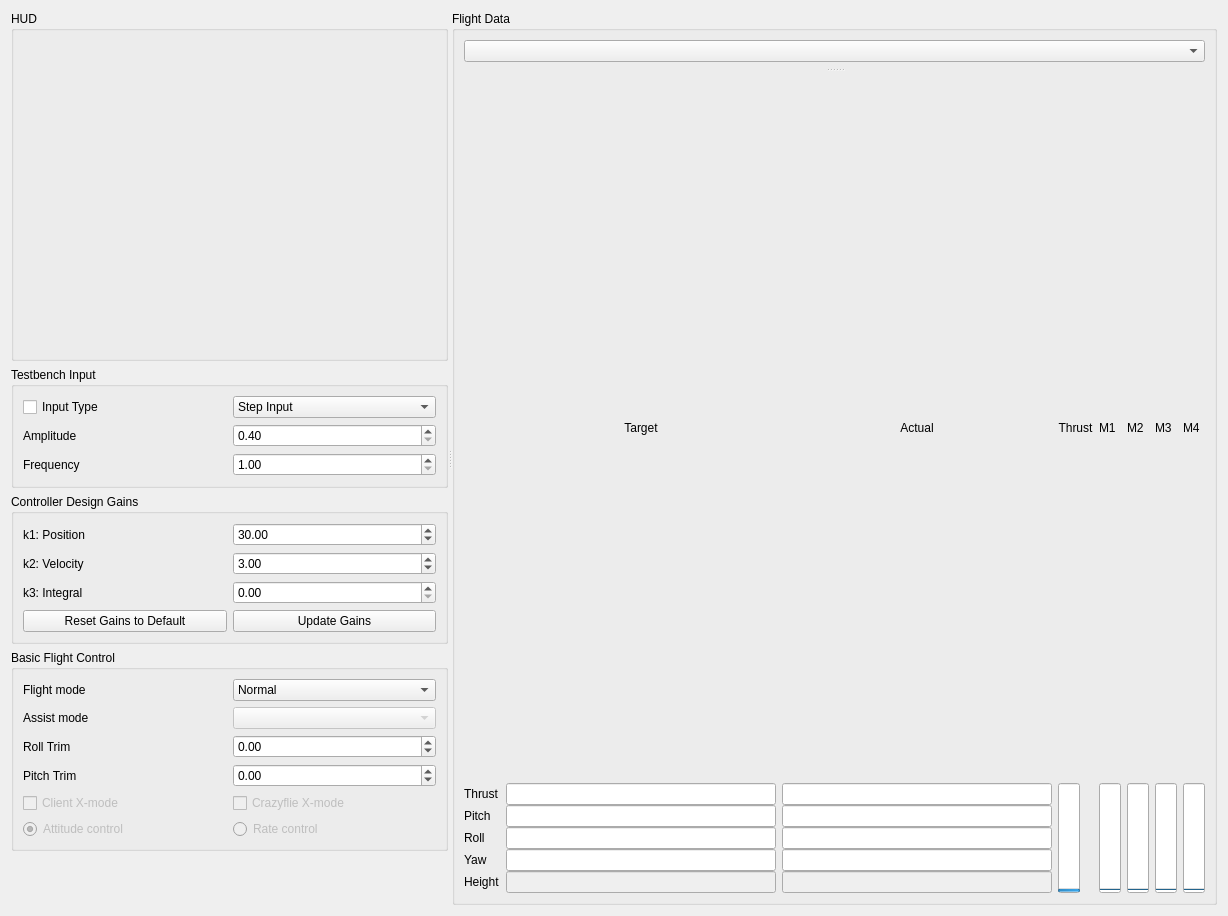
<?xml version="1.0" encoding="UTF-8"?>
<ui version="4.0">
 <class>Form</class>
 <widget class="QWidget" name="Form">
  <property name="geometry">
   <rect>
    <x>0</x>
    <y>0</y>
    <width>1228</width>
    <height>916</height>
   </rect>
  </property>
  <property name="windowTitle">
   <string>Form</string>
  </property>
  <layout class="QHBoxLayout" name="horizontalLayout">
   <item>
    <widget class="QSplitter" name="splitter_2">
     <property name="orientation">
      <enum>Qt::Horizontal</enum>
     </property>
     <widget class="QWidget" name="layoutWidget">
      <layout class="QVBoxLayout" name="verticalLayout">
       <property name="sizeConstraint">
        <enum>QLayout::SetMaximumSize</enum>
       </property>
       <item>
        <widget class="QGroupBox" name="verticalGroupBox">
         <property name="sizePolicy">
          <sizepolicy hsizetype="Preferred" vsizetype="Expanding">
           <horstretch>0</horstretch>
           <verstretch>0</verstretch>
          </sizepolicy>
         </property>
         <property name="minimumSize">
          <size>
           <width>0</width>
           <height>350</height>
          </size>
         </property>
         <property name="title">
          <string>HUD</string>
         </property>
         <layout class="QVBoxLayout" name="verticalLayout_2"/>
        </widget>
       </item>
       <item>
        <widget class="QGroupBox" name="horizontalGroupBox">
         <property name="title">
          <string>Testbench Input</string>
         </property>
         <layout class="QHBoxLayout" name="horizontalLayout_5">
          <property name="leftMargin">
           <number>9</number>
          </property>
          <property name="topMargin">
           <number>9</number>
          </property>
          <property name="rightMargin">
           <number>9</number>
          </property>
          <property name="bottomMargin">
           <number>9</number>
          </property>
          <item>
           <layout class="QGridLayout" name="gridLayout_8">
            <item row="0" column="1">
             <widget class="QComboBox" name="inputTypeComboBox">
              <property name="currentText">
               <string>Step Input</string>
              </property>
              <property name="currentIndex">
               <number>0</number>
              </property>
              <item>
               <property name="text">
                <string>Step Input</string>
               </property>
              </item>
              <item>
               <property name="text">
                <string>Sine Wave Input</string>
               </property>
              </item>
              <item>
               <property name="text">
                <string>Ramp Input</string>
               </property>
              </item>
             </widget>
            </item>
            <item row="2" column="0">
             <widget class="QLabel" name="label_10">
              <property name="text">
               <string>Amplitude</string>
              </property>
             </widget>
            </item>
            <item row="0" column="0">
             <widget class="QCheckBox" name="referenceHeightCheckbox">
              <property name="text">
               <string>Input Type</string>
              </property>
             </widget>
            </item>
            <item row="2" column="1">
             <widget class="QDoubleSpinBox" name="stepHeightCombo">
              <property name="minimum">
               <double>0.400000000000000</double>
              </property>
              <property name="maximum">
               <double>1.400000000000000</double>
              </property>
              <property name="singleStep">
               <double>0.100000000000000</double>
              </property>
              <property name="value">
               <double>0.400000000000000</double>
              </property>
             </widget>
            </item>
            <item row="3" column="0">
             <widget class="QLabel" name="label_18">
              <property name="text">
               <string>Frequency</string>
              </property>
             </widget>
            </item>
            <item row="3" column="1">
             <widget class="QDoubleSpinBox" name="frequencyCombo">
              <property name="minimum">
               <double>1.000000000000000</double>
              </property>
              <property name="maximum">
               <double>5.000000000000000</double>
              </property>
              <property name="singleStep">
               <double>0.100000000000000</double>
              </property>
             </widget>
            </item>
           </layout>
          </item>
         </layout>
        </widget>
       </item>
       <item>
        <widget class="QGroupBox" name="horizontalGroupBox_2">
         <property name="title">
          <string>Controller Design Gains</string>
         </property>
         <layout class="QHBoxLayout" name="horizontalLayout_4">
          <property name="leftMargin">
           <number>9</number>
          </property>
          <property name="topMargin">
           <number>9</number>
          </property>
          <property name="rightMargin">
           <number>9</number>
          </property>
          <property name="bottomMargin">
           <number>9</number>
          </property>
          <item>
           <layout class="QGridLayout" name="gridLayout_2">
            <item row="0" column="0">
             <widget class="QLabel" name="label">
              <property name="text">
               <string>k1: Position</string>
              </property>
             </widget>
            </item>
            <item row="1" column="0">
             <widget class="QLabel" name="label_7">
              <property name="text">
               <string>k2: Velocity</string>
              </property>
             </widget>
            </item>
            <item row="0" column="1">
             <widget class="QDoubleSpinBox" name="k1Combo">
              <property name="maximum">
               <double>50.000000000000000</double>
              </property>
              <property name="singleStep">
               <double>0.100000000000000</double>
              </property>
              <property name="value">
               <double>30.000000000000000</double>
              </property>
             </widget>
            </item>
            <item row="2" column="0">
             <widget class="QLabel" name="label_8">
              <property name="text">
               <string>k3: Integral</string>
              </property>
             </widget>
            </item>
            <item row="1" column="1">
             <widget class="QDoubleSpinBox" name="k2Combo">
              <property name="maximum">
               <double>50.000000000000000</double>
              </property>
              <property name="singleStep">
               <double>0.100000000000000</double>
              </property>
              <property name="value">
               <double>3.000000000000000</double>
              </property>
             </widget>
            </item>
            <item row="2" column="1">
             <widget class="QDoubleSpinBox" name="k3Combo">
              <property name="maximum">
               <double>50.000000000000000</double>
              </property>
             </widget>
            </item>
            <item row="3" column="1">
             <widget class="QPushButton" name="updateGainsBtn">
              <property name="autoFillBackground">
               <bool>false</bool>
              </property>
              <property name="text">
               <string>Update Gains</string>
              </property>
             </widget>
            </item>
            <item row="3" column="0">
             <widget class="QPushButton" name="resetGainsBtn">
              <property name="text">
               <string>Reset Gains to Default</string>
              </property>
             </widget>
            </item>
           </layout>
          </item>
         </layout>
        </widget>
       </item>
       <item>
        <widget class="QGroupBox" name="groupBox_2">
         <property name="sizePolicy">
          <sizepolicy hsizetype="Preferred" vsizetype="Preferred">
           <horstretch>0</horstretch>
           <verstretch>0</verstretch>
          </sizepolicy>
         </property>
         <property name="minimumSize">
          <size>
           <width>160</width>
           <height>0</height>
          </size>
         </property>
         <property name="maximumSize">
          <size>
           <width>16777215</width>
           <height>16777215</height>
          </size>
         </property>
         <property name="title">
          <string>Basic Flight Control</string>
         </property>
         <layout class="QHBoxLayout" name="horizontalLayout_3">
          <item>
           <layout class="QGridLayout" name="gridLayout_3">
            <item row="1" column="1">
             <widget class="QComboBox" name="flightModeCombo">
              <property name="minimumSize">
               <size>
                <width>0</width>
                <height>0</height>
               </size>
              </property>
              <property name="toolTip">
               <string>&lt;html&gt;&lt;head/&gt;&lt;body&gt;&lt;p&gt;Select what flightmode to use:&lt;/p&gt;&lt;p&gt; * Safe prevents crashing&lt;/p&gt;&lt;p&gt; * Crazy does not prevent crashing :)&lt;/p&gt;&lt;/body&gt;&lt;/html&gt;</string>
              </property>
              <property name="editable">
               <bool>false</bool>
              </property>
              <property name="currentIndex">
               <number>0</number>
              </property>
              <item>
               <property name="text">
                <string>Normal</string>
               </property>
              </item>
              <item>
               <property name="text">
                <string>Advanced</string>
               </property>
              </item>
             </widget>
            </item>
            <item row="0" column="1">
             <spacer name="verticalSpacer_3">
              <property name="orientation">
               <enum>Qt::Vertical</enum>
              </property>
              <property name="sizeType">
               <enum>QSizePolicy::Maximum</enum>
              </property>
              <property name="sizeHint" stdset="0">
               <size>
                <width>0</width>
                <height>0</height>
               </size>
              </property>
             </spacer>
            </item>
            <item row="2" column="0">
             <widget class="QLabel" name="label_5">
              <property name="text">
               <string>Assist mode</string>
              </property>
             </widget>
            </item>
            <item row="2" column="1">
             <widget class="QComboBox" name="_assist_mode_combo">
              <property name="enabled">
               <bool>false</bool>
              </property>
             </widget>
            </item>
            <item row="3" column="0">
             <widget class="QLabel" name="label_2">
              <property name="text">
               <string>Roll Trim</string>
              </property>
             </widget>
            </item>
            <item row="3" column="1">
             <widget class="QDoubleSpinBox" name="targetCalRoll">
              <property name="minimum">
               <double>-20.000000000000000</double>
              </property>
              <property name="maximum">
               <double>20.000000000000000</double>
              </property>
              <property name="singleStep">
               <double>0.200000000000000</double>
              </property>
             </widget>
            </item>
            <item row="4" column="1">
             <widget class="QDoubleSpinBox" name="targetCalPitch">
              <property name="minimum">
               <double>-20.000000000000000</double>
              </property>
              <property name="maximum">
               <double>20.000000000000000</double>
              </property>
              <property name="singleStep">
               <double>0.200000000000000</double>
              </property>
             </widget>
            </item>
            <item row="4" column="0">
             <widget class="QLabel" name="label_3">
              <property name="text">
               <string>Pitch Trim</string>
              </property>
             </widget>
            </item>
            <item row="1" column="0">
             <widget class="QLabel" name="label_4">
              <property name="minimumSize">
               <size>
                <width>100</width>
                <height>0</height>
               </size>
              </property>
              <property name="text">
               <string>Flight mode</string>
              </property>
             </widget>
            </item>
            <item row="5" column="1">
             <widget class="QCheckBox" name="crazyflieXModeCheckbox">
              <property name="enabled">
               <bool>false</bool>
              </property>
              <property name="text">
               <string>Crazyflie X-mode</string>
              </property>
             </widget>
            </item>
            <item row="5" column="0">
             <widget class="QCheckBox" name="clientXModeCheckbox">
              <property name="enabled">
               <bool>false</bool>
              </property>
              <property name="text">
               <string>Client X-mode</string>
              </property>
             </widget>
            </item>
            <item row="6" column="0">
             <widget class="QRadioButton" name="angularPidRadioButton">
              <property name="enabled">
               <bool>false</bool>
              </property>
              <property name="text">
               <string>Attitude control</string>
              </property>
              <property name="checked">
               <bool>true</bool>
              </property>
             </widget>
            </item>
            <item row="6" column="1">
             <widget class="QRadioButton" name="ratePidRadioButton">
              <property name="enabled">
               <bool>false</bool>
              </property>
              <property name="text">
               <string>Rate control</string>
              </property>
             </widget>
            </item>
           </layout>
          </item>
         </layout>
        </widget>
       </item>
       <item>
        <spacer name="verticalSpacer">
         <property name="orientation">
          <enum>Qt::Vertical</enum>
         </property>
         <property name="sizeHint" stdset="0">
          <size>
           <width>20</width>
           <height>40</height>
          </size>
         </property>
        </spacer>
       </item>
      </layout>
     </widget>
     <widget class="QWidget" name="layoutWidget">
      <layout class="QHBoxLayout" name="horizontalLayout_2">
       <property name="sizeConstraint">
        <enum>QLayout::SetDefaultConstraint</enum>
       </property>
       <item>
        <widget class="QGroupBox" name="groupBox">
         <property name="sizePolicy">
          <sizepolicy hsizetype="Preferred" vsizetype="Preferred">
           <horstretch>2</horstretch>
           <verstretch>0</verstretch>
          </sizepolicy>
         </property>
         <property name="title">
          <string>Flight Data</string>
         </property>
         <layout class="QGridLayout" name="gridLayout">
          <item row="1" column="0">
           <widget class="QSplitter" name="splitter">
            <property name="orientation">
             <enum>Qt::Vertical</enum>
            </property>
            <widget class="QWidget" name="layoutWidget">
             <layout class="QVBoxLayout" name="plotLayout"/>
            </widget>
            <widget class="QWidget" name="layoutWidget">
             <layout class="QGridLayout" name="gridLayout_5" rowstretch="0,3,3,3,3,3" rowminimumheight="1,1,1,1,1,1">
              <property name="sizeConstraint">
               <enum>QLayout::SetMinimumSize</enum>
              </property>
              <property name="horizontalSpacing">
               <number>6</number>
              </property>
              <property name="verticalSpacing">
               <number>0</number>
              </property>
              <item row="5" column="0">
               <widget class="QLabel" name="label_17">
                <property name="text">
                 <string>Height</string>
                </property>
               </widget>
              </item>
              <item row="2" column="4">
               <widget class="QLineEdit" name="actualPitch"/>
              </item>
              <item row="1" column="8" rowspan="5">
               <widget class="QProgressBar" name="actualM1">
                <property name="maximum">
                 <number>65535</number>
                </property>
                <property name="value">
                 <number>0</number>
                </property>
                <property name="orientation">
                 <enum>Qt::Vertical</enum>
                </property>
               </widget>
              </item>
              <item row="1" column="10" rowspan="5">
               <widget class="QProgressBar" name="actualM3">
                <property name="maximum">
                 <number>65535</number>
                </property>
                <property name="value">
                 <number>0</number>
                </property>
                <property name="orientation">
                 <enum>Qt::Vertical</enum>
                </property>
               </widget>
              </item>
              <item row="0" column="6">
               <widget class="QLabel" name="label_6">
                <property name="text">
                 <string>Thrust</string>
                </property>
                <property name="alignment">
                 <set>Qt::AlignCenter</set>
                </property>
               </widget>
              </item>
              <item row="5" column="4">
               <widget class="QLineEdit" name="actualHeight">
                <property name="enabled">
                 <bool>false</bool>
                </property>
                <property name="text">
                 <string/>
                </property>
               </widget>
              </item>
              <item row="0" column="2">
               <widget class="QLabel" name="label_14">
                <property name="text">
                 <string>Target</string>
                </property>
                <property name="alignment">
                 <set>Qt::AlignCenter</set>
                </property>
               </widget>
              </item>
              <item row="3" column="2">
               <widget class="QLineEdit" name="targetRoll"/>
              </item>
              <item row="1" column="6" rowspan="5">
               <widget class="QProgressBar" name="thrustProgress">
                <property name="sizePolicy">
                 <sizepolicy hsizetype="Maximum" vsizetype="Expanding">
                  <horstretch>0</horstretch>
                  <verstretch>0</verstretch>
                 </sizepolicy>
                </property>
                <property name="sizeIncrement">
                 <size>
                  <width>0</width>
                  <height>0</height>
                 </size>
                </property>
                <property name="maximum">
                 <number>65600</number>
                </property>
                <property name="value">
                 <number>24</number>
                </property>
                <property name="alignment">
                 <set>Qt::AlignCenter</set>
                </property>
                <property name="orientation">
                 <enum>Qt::Vertical</enum>
                </property>
                <property name="invertedAppearance">
                 <bool>false</bool>
                </property>
               </widget>
              </item>
              <item row="1" column="0">
               <widget class="QLabel" name="label_16">
                <property name="text">
                 <string>Thrust</string>
                </property>
               </widget>
              </item>
              <item row="0" column="8">
               <widget class="QLabel" name="M1label">
                <property name="text">
                 <string>M1</string>
                </property>
               </widget>
              </item>
              <item row="3" column="0">
               <widget class="QLabel" name="label_12">
                <property name="text">
                 <string>Roll</string>
                </property>
               </widget>
              </item>
              <item row="0" column="10">
               <widget class="QLabel" name="M3label">
                <property name="text">
                 <string>M3</string>
                </property>
               </widget>
              </item>
              <item row="4" column="2">
               <widget class="QLineEdit" name="targetYaw"/>
              </item>
              <item row="1" column="9" rowspan="5">
               <widget class="QProgressBar" name="actualM2">
                <property name="maximum">
                 <number>65535</number>
                </property>
                <property name="value">
                 <number>0</number>
                </property>
                <property name="orientation">
                 <enum>Qt::Vertical</enum>
                </property>
               </widget>
              </item>
              <item row="2" column="2">
               <widget class="QLineEdit" name="targetPitch"/>
              </item>
              <item row="2" column="0">
               <widget class="QLabel" name="label_11">
                <property name="text">
                 <string>Pitch</string>
                </property>
               </widget>
              </item>
              <item row="0" column="4">
               <widget class="QLabel" name="label_15">
                <property name="text">
                 <string>Actual</string>
                </property>
                <property name="alignment">
                 <set>Qt::AlignCenter</set>
                </property>
               </widget>
              </item>
              <item row="4" column="4">
               <widget class="QLineEdit" name="actualYaw"/>
              </item>
              <item row="0" column="9">
               <widget class="QLabel" name="M2label">
                <property name="text">
                 <string>M2</string>
                </property>
               </widget>
              </item>
              <item row="1" column="11" rowspan="5">
               <widget class="QProgressBar" name="actualM4">
                <property name="maximum">
                 <number>65535</number>
                </property>
                <property name="value">
                 <number>0</number>
                </property>
                <property name="orientation">
                 <enum>Qt::Vertical</enum>
                </property>
               </widget>
              </item>
              <item row="1" column="2">
               <widget class="QLineEdit" name="targetThrust"/>
              </item>
              <item row="0" column="11">
               <widget class="QLabel" name="M4label">
                <property name="text">
                 <string>M4</string>
                </property>
               </widget>
              </item>
              <item row="1" column="4">
               <widget class="QLineEdit" name="actualThrust"/>
              </item>
              <item row="0" column="12" rowspan="6">
               <layout class="QGridLayout" name="gridLayout_7"/>
              </item>
              <item row="4" column="0">
               <widget class="QLabel" name="label_13">
                <property name="text">
                 <string>Yaw</string>
                </property>
               </widget>
              </item>
              <item row="3" column="4">
               <widget class="QLineEdit" name="actualRoll"/>
              </item>
              <item row="5" column="2">
               <widget class="QLineEdit" name="targetHeight">
                <property name="enabled">
                 <bool>false</bool>
                </property>
                <property name="text">
                 <string/>
                </property>
               </widget>
              </item>
             </layout>
            </widget>
           </widget>
          </item>
          <item row="0" column="0">
           <widget class="QComboBox" name="dataSelector"/>
          </item>
         </layout>
        </widget>
       </item>
      </layout>
     </widget>
    </widget>
   </item>
  </layout>
 </widget>
 <resources/>
 <connections/>
</ui>
